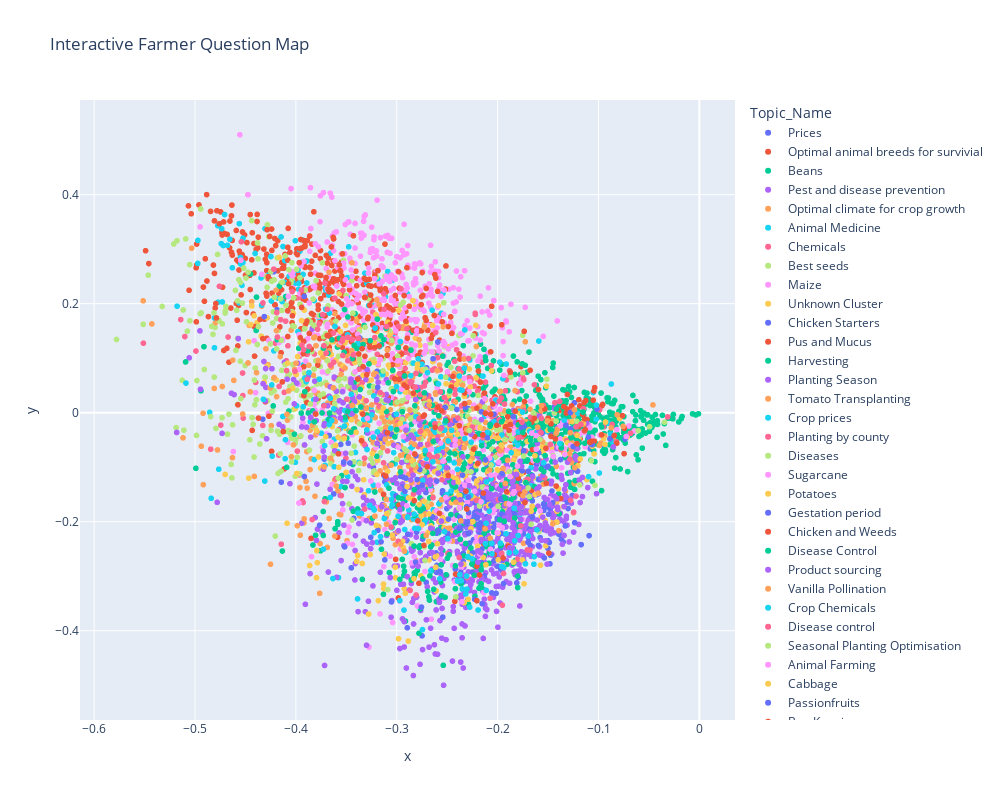

Notebook cell for this chart:
### Code cell
import plotly.express as px
#This is for interactive plotting, to show the question text while hovering.
# We use the same 'plot_sample' dataframe created earlier
fig = px.scatter(plot_sample, 
                 x='x', 
                 y='y', 
                 color='Topic_Name', # Colors by topic
                 hover_data=['question_text'], # Shows the text when you hover!
                 title='Interactive Farmer Question Map')

# Update layout to put the legend on the right and make it clean
fig.update_layout(height=800, width=1000)

# Show the interactive plot
fig.show()
